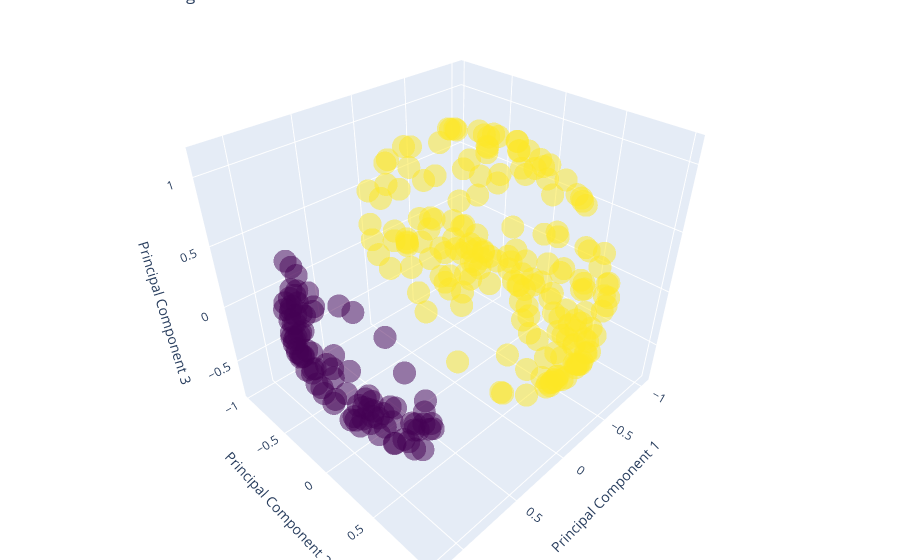

Notebook source saved alongside this figure:
### Code cell
interactive_visualization(df_normalized, cluster_labels)

### Figure 1 — Plotly figure (JSON) as saved in the notebook; plotly's stock layout.template omitted (floating-point values rounded to 4 significant figures; data arrays with more than 128 entries replaced by an {"elided": "..."} marker saying what was removed)
{"data": [{"marker": {"color": {"elided": "282 int values"}, "colorscale": [[0, "#440154"], [0.1111, "#482878"], [0.2222, "#3e4989"], [0.3333, "#31688e"], [0.4444, "#26828e"], [0.5556, "#1f9e89"], [0.6667, "#35b779"], [0.7778, "#6ece58"], [0.8889, "#b5de2b"], [1, "#fde725"]], "opacity": 0.5}, "mode": "markers", "text": "Cluster Labels", "type": "scatter3d", "x": {"elided": "282 float values"}, "y": {"elided": "282 float values"}, "z": {"elided": "282 float values"}}], "layout": {"margin": {"b": 0, "l": 0, "r": 0, "t": 0}, "scene": {"xaxis": {"title": {"text": "Principal Component 1"}}, "yaxis": {"title": {"text": "Principal Component 2"}}, "zaxis": {"title": {"text": "Principal Component 3"}}}, "title": {"text": "DBSCAN Clustering 3D Visualization"}}}
